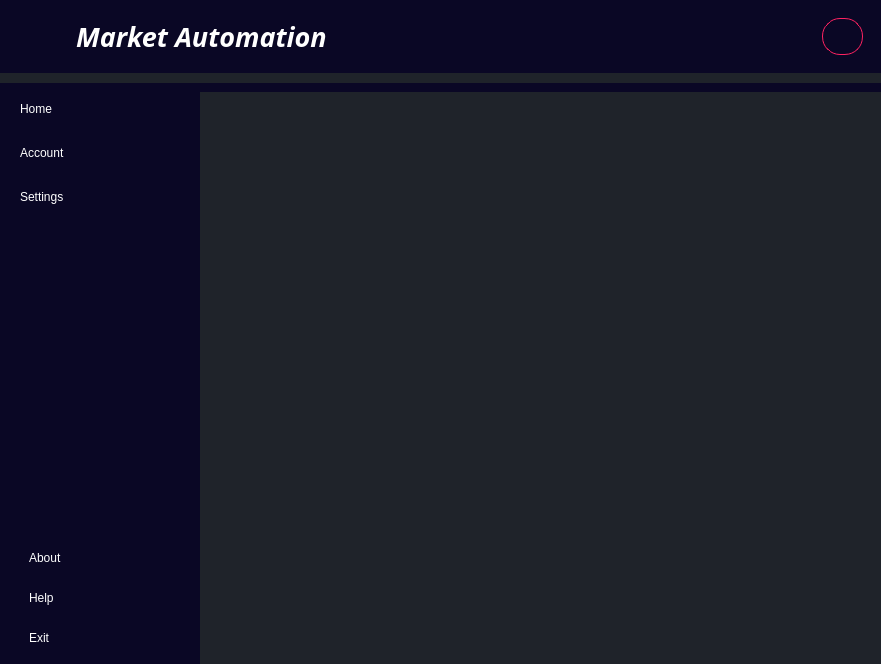
<?xml version="1.0" encoding="UTF-8"?>
<ui version="4.0">
 <class>MainWindow</class>
 <widget class="QMainWindow" name="MainWindow">
  <property name="geometry">
   <rect>
    <x>0</x>
    <y>0</y>
    <width>881</width>
    <height>664</height>
   </rect>
  </property>
  <property name="windowTitle">
   <string>MainWindow</string>
  </property>
  <property name="styleSheet">
   <string notr="true">*{
border:none;
background-color:transparent;
padding:0;
color:#fff;
margin:0;
}

#centralwidget,#mainbodyconcent{
background-color:#1f232a;
}
#header,#mainBody{
background-color:rgb(10,7,37);
}
#pushButton{
border: 1px solid rgb(255,34,97);
border-radius:18px;
text-align:center;
}
QPushButton{
text-align:left;
padding:10px 10px;
border-top-left-radius:10px;
border-bottom-left-radius:10px;
}
#homebtn:hover,#accountbtn:hover,#settingsbtn:hover,#aboutbtn:hover,#exitbtn:hover,#helpbtn:hover{
border-left: 3px solid rgb(255,34,97);
font-weight:bold;
border-top-left-radius:10px;
border-bottom-left-radius:10px;
background-color:#1f232a;
}</string>
  </property>
  <widget class="QWidget" name="centralwidget">
   <layout class="QVBoxLayout" name="verticalLayout">
    <property name="spacing">
     <number>10</number>
    </property>
    <property name="leftMargin">
     <number>0</number>
    </property>
    <property name="topMargin">
     <number>0</number>
    </property>
    <property name="rightMargin">
     <number>0</number>
    </property>
    <property name="bottomMargin">
     <number>0</number>
    </property>
    <item alignment="Qt::AlignTop">
     <widget class="QWidget" name="header" native="true">
      <layout class="QHBoxLayout" name="horizontalLayout">
       <item alignment="Qt::AlignLeft">
        <widget class="QFrame" name="frame2">
         <property name="frameShape">
          <enum>QFrame::StyledPanel</enum>
         </property>
         <property name="frameShadow">
          <enum>QFrame::Raised</enum>
         </property>
         <layout class="QHBoxLayout" name="horizontalLayout_4">
          <item alignment="Qt::AlignLeft">
           <widget class="QPushButton" name="pushButton_5">
            <property name="cursor">
             <cursorShape>PointingHandCursor</cursorShape>
            </property>
            <property name="text">
             <string/>
            </property>
            <property name="icon">
             <iconset>
              <normaloff>../../Downloads/image-5.png</normaloff>../../Downloads/image-5.png</iconset>
            </property>
            <property name="iconSize">
             <size>
              <width>24</width>
              <height>24</height>
             </size>
            </property>
           </widget>
          </item>
          <item>
           <widget class="QLabel" name="label">
            <property name="font">
             <font>
              <family>Futura</family>
              <pointsize>20</pointsize>
              <weight>75</weight>
              <italic>true</italic>
              <bold>true</bold>
              <strikeout>false</strikeout>
              <kerning>true</kerning>
             </font>
            </property>
            <property name="text">
             <string>Market Automation</string>
            </property>
           </widget>
          </item>
         </layout>
        </widget>
       </item>
       <item alignment="Qt::AlignRight">
        <widget class="QFrame" name="frame">
         <property name="frameShape">
          <enum>QFrame::StyledPanel</enum>
         </property>
         <property name="frameShadow">
          <enum>QFrame::Raised</enum>
         </property>
         <layout class="QHBoxLayout" name="horizontalLayout_3">
          <item>
           <widget class="QPushButton" name="pushButton_4">
            <property name="cursor">
             <cursorShape>PointingHandCursor</cursorShape>
            </property>
            <property name="text">
             <string/>
            </property>
            <property name="icon">
             <iconset>
              <normaloff>../../Downloads/image-4.png</normaloff>../../Downloads/image-4.png</iconset>
            </property>
            <property name="iconSize">
             <size>
              <width>30</width>
              <height>30</height>
             </size>
            </property>
           </widget>
          </item>
          <item>
           <widget class="QPushButton" name="pushButton_2">
            <property name="cursor">
             <cursorShape>PointingHandCursor</cursorShape>
            </property>
            <property name="text">
             <string/>
            </property>
            <property name="icon">
             <iconset>
              <normaloff>../../Downloads/image-3.png</normaloff>../../Downloads/image-3.png</iconset>
            </property>
            <property name="iconSize">
             <size>
              <width>28</width>
              <height>28</height>
             </size>
            </property>
           </widget>
          </item>
          <item>
           <widget class="QPushButton" name="pushButton_3">
            <property name="cursor">
             <cursorShape>PointingHandCursor</cursorShape>
            </property>
            <property name="text">
             <string/>
            </property>
            <property name="icon">
             <iconset>
              <normaloff>../../Downloads/image-2.png</normaloff>../../Downloads/image-2.png</iconset>
            </property>
            <property name="iconSize">
             <size>
              <width>32</width>
              <height>32</height>
             </size>
            </property>
           </widget>
          </item>
          <item>
           <widget class="QPushButton" name="pushButton">
            <property name="minimumSize">
             <size>
              <width>41</width>
              <height>37</height>
             </size>
            </property>
            <property name="maximumSize">
             <size>
              <width>41</width>
              <height>37</height>
             </size>
            </property>
            <property name="cursor">
             <cursorShape>PointingHandCursor</cursorShape>
            </property>
            <property name="text">
             <string/>
            </property>
            <property name="icon">
             <iconset>
              <normaloff>31634946729ohd4odcijurvd40v45hl8lft4w1qmw8bx6fpldgscjmqvhptmmk00uh8j1ol5e20u2vd13ewb2ojyzg60xau3z3mkymxo7ydaql1.png</normaloff>31634946729ohd4odcijurvd40v45hl8lft4w1qmw8bx6fpldgscjmqvhptmmk00uh8j1ol5e20u2vd13ewb2ojyzg60xau3z3mkymxo7ydaql1.png</iconset>
            </property>
            <property name="iconSize">
             <size>
              <width>33</width>
              <height>33</height>
             </size>
            </property>
            <property name="checkable">
             <bool>false</bool>
            </property>
           </widget>
          </item>
         </layout>
        </widget>
       </item>
      </layout>
     </widget>
    </item>
    <item>
     <widget class="QWidget" name="mainBody" native="true">
      <property name="sizePolicy">
       <sizepolicy hsizetype="Preferred" vsizetype="Expanding">
        <horstretch>0</horstretch>
        <verstretch>0</verstretch>
       </sizepolicy>
      </property>
      <layout class="QHBoxLayout" name="horizontalLayout_2">
       <property name="spacing">
        <number>0</number>
       </property>
       <property name="leftMargin">
        <number>0</number>
       </property>
       <property name="topMargin">
        <number>9</number>
       </property>
       <property name="rightMargin">
        <number>0</number>
       </property>
       <property name="bottomMargin">
        <number>0</number>
       </property>
       <item>
        <widget class="QFrame" name="leftmenu">
         <property name="minimumSize">
          <size>
           <width>200</width>
           <height>0</height>
          </size>
         </property>
         <property name="frameShape">
          <enum>QFrame::StyledPanel</enum>
         </property>
         <property name="frameShadow">
          <enum>QFrame::Raised</enum>
         </property>
         <layout class="QVBoxLayout" name="verticalLayout_3">
          <property name="spacing">
           <number>0</number>
          </property>
          <property name="leftMargin">
           <number>0</number>
          </property>
          <property name="topMargin">
           <number>0</number>
          </property>
          <property name="rightMargin">
           <number>0</number>
          </property>
          <property name="bottomMargin">
           <number>0</number>
          </property>
          <item>
           <widget class="QWidget" name="widget" native="true">
            <layout class="QVBoxLayout" name="verticalLayout_4" stretch="0,0,0">
             <property name="spacing">
              <number>0</number>
             </property>
             <property name="leftMargin">
              <number>10</number>
             </property>
             <property name="topMargin">
              <number>0</number>
             </property>
             <property name="rightMargin">
              <number>0</number>
             </property>
             <property name="bottomMargin">
              <number>0</number>
             </property>
             <item>
              <widget class="QFrame" name="frame_2">
               <property name="frameShape">
                <enum>QFrame::StyledPanel</enum>
               </property>
               <property name="frameShadow">
                <enum>QFrame::Raised</enum>
               </property>
               <layout class="QVBoxLayout" name="verticalLayout_5">
                <property name="spacing">
                 <number>10</number>
                </property>
                <property name="leftMargin">
                 <number>0</number>
                </property>
                <property name="topMargin">
                 <number>0</number>
                </property>
                <property name="rightMargin">
                 <number>0</number>
                </property>
                <property name="bottomMargin">
                 <number>0</number>
                </property>
                <item>
                 <widget class="QPushButton" name="homebtn">
                  <property name="cursor">
                   <cursorShape>PointingHandCursor</cursorShape>
                  </property>
                  <property name="text">
                   <string>Home</string>
                  </property>
                  <property name="icon">
                   <iconset>
                    <normaloff>../../Downloads/icons8-home-page-24.png</normaloff>../../Downloads/icons8-home-page-24.png</iconset>
                  </property>
                 </widget>
                </item>
                <item>
                 <widget class="QPushButton" name="accountbtn">
                  <property name="cursor">
                   <cursorShape>PointingHandCursor</cursorShape>
                  </property>
                  <property name="text">
                   <string>Account</string>
                  </property>
                  <property name="icon">
                   <iconset>
                    <normaloff>../../Downloads/icons8-user-shield-24.png</normaloff>../../Downloads/icons8-user-shield-24.png</iconset>
                  </property>
                 </widget>
                </item>
                <item>
                 <widget class="QPushButton" name="settingsbtn">
                  <property name="cursor">
                   <cursorShape>PointingHandCursor</cursorShape>
                  </property>
                  <property name="text">
                   <string>Settings</string>
                  </property>
                  <property name="icon">
                   <iconset>
                    <normaloff>../../Downloads/icons8-window-settings-50-2.png</normaloff>../../Downloads/icons8-window-settings-50-2.png</iconset>
                  </property>
                 </widget>
                </item>
               </layout>
              </widget>
             </item>
             <item>
              <spacer name="verticalSpacer">
               <property name="orientation">
                <enum>Qt::Vertical</enum>
               </property>
               <property name="sizeHint" stdset="0">
                <size>
                 <width>20</width>
                 <height>40</height>
                </size>
               </property>
              </spacer>
             </item>
             <item>
              <widget class="QFrame" name="frame_3">
               <property name="frameShape">
                <enum>QFrame::StyledPanel</enum>
               </property>
               <property name="frameShadow">
                <enum>QFrame::Raised</enum>
               </property>
               <layout class="QVBoxLayout" name="verticalLayout_6">
                <item>
                 <widget class="QPushButton" name="aboutbtn">
                  <property name="cursor">
                   <cursorShape>PointingHandCursor</cursorShape>
                  </property>
                  <property name="text">
                   <string>About</string>
                  </property>
                  <property name="icon">
                   <iconset>
                    <normaloff>../../Downloads/icons8-info-32.png</normaloff>../../Downloads/icons8-info-32.png</iconset>
                  </property>
                 </widget>
                </item>
                <item>
                 <widget class="QPushButton" name="helpbtn">
                  <property name="cursor">
                   <cursorShape>PointingHandCursor</cursorShape>
                  </property>
                  <property name="text">
                   <string>Help</string>
                  </property>
                  <property name="icon">
                   <iconset>
                    <normaloff>../../Downloads/icons8-helping-hand-50.png</normaloff>../../Downloads/icons8-helping-hand-50.png</iconset>
                  </property>
                 </widget>
                </item>
                <item>
                 <widget class="QPushButton" name="exitbtn">
                  <property name="cursor">
                   <cursorShape>PointingHandCursor</cursorShape>
                  </property>
                  <property name="text">
                   <string>Exit</string>
                  </property>
                  <property name="icon">
                   <iconset>
                    <normaloff>../../Downloads/icons8-fire-exit-50.png</normaloff>../../Downloads/icons8-fire-exit-50.png</iconset>
                  </property>
                 </widget>
                </item>
               </layout>
              </widget>
             </item>
            </layout>
           </widget>
          </item>
         </layout>
        </widget>
       </item>
       <item>
        <widget class="QFrame" name="mainbodyconcent">
         <property name="frameShape">
          <enum>QFrame::StyledPanel</enum>
         </property>
         <property name="frameShadow">
          <enum>QFrame::Raised</enum>
         </property>
         <layout class="QVBoxLayout" name="verticalLayout_2">
          <item>
           <widget class="QStackedWidget" name="stackedWidget">
            <widget class="QWidget" name="page_3"/>
            <widget class="QWidget" name="page_4"/>
           </widget>
          </item>
         </layout>
        </widget>
       </item>
       <item>
        <widget class="QFrame" name="rightmenu">
         <property name="frameShape">
          <enum>QFrame::StyledPanel</enum>
         </property>
         <property name="frameShadow">
          <enum>QFrame::Raised</enum>
         </property>
        </widget>
       </item>
      </layout>
     </widget>
    </item>
   </layout>
  </widget>
 </widget>
 <resources/>
 <connections/>
</ui>
